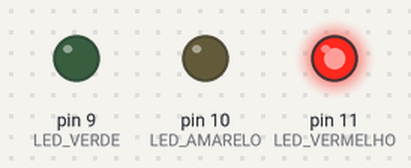
This sketch was run on a simulated Arduino Uno, built with avr-gcc and run on an emulated ATmega328P. Shown: output pins drawn as LEDs (lit = HIGH).

Above: at 2.5 s.
At 7.5 s:
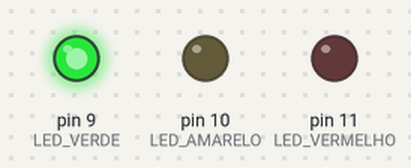
At 11.0 s:
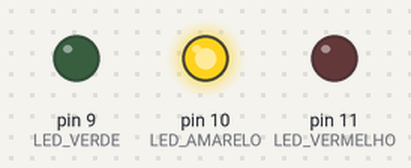
Timing chart, 0 to 15.6 s (numbered marks = the images above):
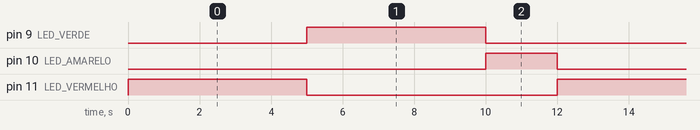

The sketch:

06_semaforo_tres_leds.ino
```cpp
// Vídeo 6/10 — Semáforo com três LEDs

const int LED_VERMELHO = 11;
const int LED_AMARELO = 10;
const int LED_VERDE = 9;

void apagarTodos() {
  digitalWrite(LED_VERMELHO, LOW);
  digitalWrite(LED_AMARELO, LOW);
  digitalWrite(LED_VERDE, LOW);
}

void setup() {
  pinMode(LED_VERMELHO, OUTPUT);
  pinMode(LED_AMARELO, OUTPUT);
  pinMode(LED_VERDE, OUTPUT);
  apagarTodos();
}

void loop() {
  // Pare.
  apagarTodos();
  digitalWrite(LED_VERMELHO, HIGH);
  delay(5000);

  // Siga.
  apagarTodos();
  digitalWrite(LED_VERDE, HIGH);
  delay(5000);

  // Atenção.
  apagarTodos();
  digitalWrite(LED_AMARELO, HIGH);
  delay(2000);
}
```

Measured:
- by itself, pin 9 (LED_VERDE), pin 11 (LED_VERMELHO): alternates HIGH for 5.0 s and LOW for 7.0 s
- by itself, pin 10 (LED_AMARELO): alternates HIGH for 2.0 s and LOW for 10.0 s
- by itself, everything shown: repeats every 12.0 s, in 3 steps
